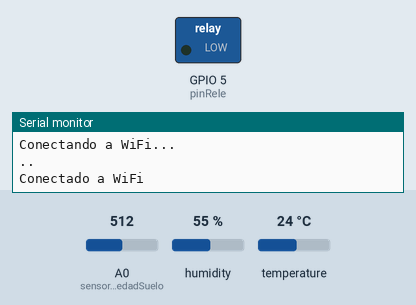
Recording of a sketch running on a simulated ESP8266 (NodeMCU). Shown: switched loads named in the sketch (green lamp = pin HIGH), the last lines printed to the serial monitor. The test bench sets the inputs (shaded band); at power-on: temperature 24 °C, A0 (sensorHumedadSuelo) = 512, humidity 55 %. WiFi joins after 1.5 s; servers stay silent unless stated; uploads are accepted with an empty reply.

Above: at 3.2 s.
3.3 s: temperature set to 26 °C
16.7 s: A0 (sensorHumedadSuelo) set to 111
30.7 s: A0 (sensorHumedadSuelo) set to 94
72.1 s: temperature set to 12 °C
At 81.0 s:
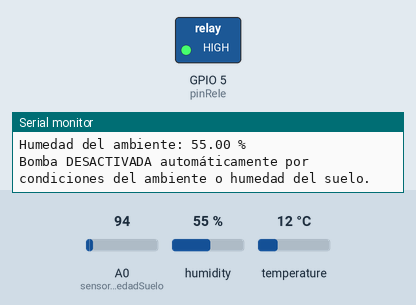
Timing chart, 0 to 82.5 s (numbered marks = the images above; inputs shaded):
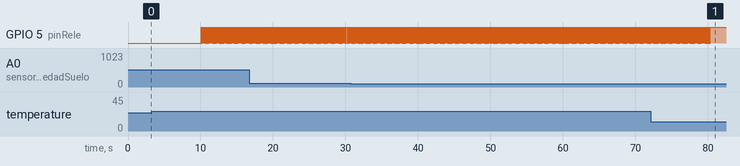

Measured:
- after the input at 3.3 s, GPIO 5 (pinRele): alternates HIGH for 0.09 s and LOW for 0.04 s, starting after 6.8 s
- after the input at 72.1 s, GPIO 5 (pinRele): goes on until 80.3 s, then stays HIGH

The sketch:

proyecto-final.ino
```cpp
#include <ESP8266WiFi.h>
#include <ESP8266HTTPClient.h>
#include <DHT.h>

// Configuración del DHT11
#define DHTPIN 2 // Pin D4 en NodeMCU
#define DHTTYPE DHT11
DHT dht(DHTPIN, DHTTYPE);

// Pines para el sensor de humedad del suelo y el relé
int sensorHumedadSuelo = A0; // Pin analógico A0
int pinRele = 5;  // Pin GPIO 5 (D1 en NodeMCU) para el relé

// Datos de la red Wi-Fi
const char* ssid = "CLARO1_6D6CBD";     // Cambia por el nombre de tu red WiFi
const char* password = "42161OESzc";   // Cambia por tu contraseña WiFi

// URL del endpoint PHP
const char* serverName = "http://35.172.116.139/api/sensor";

// Umbrales para el control de los sensores
int umbralHumedadSueloBajo = 400;  // Suelo seco (activar bomba)
int umbralHumedadSueloAlto = 550;  // Suelo suficientemente húmedo (desactivar bomba)
int umbralTemperaturaAlta = 25;    // Temperatura alta (activar bomba)
int umbralTemperaturaBaja = 18;    // Temperatura baja (desactivar bomba)
int umbralHumedadAmbienteBaja = 30;  // Humedad ambiente baja (activar bomba)
int umbralHumedadAmbienteAlta = 70;  // Humedad ambiente alta (desactivar bomba)

// Variables para los datos de los sensores
int valorHumedadSuelo;
float temperatura;
float humedadAmbiente;

// Variables de temporización
unsigned long tiempoUltimaLectura = 0;
unsigned long tiempoUltimoEnvio = 0;
unsigned long tiempoBombaActivada = 0;
const unsigned long intervaloLectura = 10000;  // 30 segundos
const unsigned long intervaloEnvio = 30000;    // 30 segundos
const unsigned long duracionBombaActiva = 60000;  // La bomba se activa por 30 segundos

// Bandera para indicar si la bomba está activa
bool bombaEncendida = false;

// Función para conectarse a la red WiFi
void conectarWiFi() {
  WiFi.begin(ssid, password);
  Serial.println("Conectando a WiFi...");

  while (WiFi.status() != WL_CONNECTED) {
    delay(1000);
    Serial.print(".");
  }
  Serial.println("\nConectado a WiFi");
}

// Función para leer los sensores
void leerSensores() {
  // Leer humedad del suelo (YL-69)
  valorHumedadSuelo = analogRead(sensorHumedadSuelo);

  // Leer temperatura y humedad del ambiente (DHT11)
  temperatura = dht.readTemperature();
  humedadAmbiente = dht.readHumidity();

  // Imprimir los valores en el monitor serial
  Serial.print("Humedad del suelo: ");
  Serial.println(valorHumedadSuelo);

  Serial.print(F("%  Temperatura: "));
  Serial.print(temperatura);
  Serial.println(F("°C"));

  Serial.print("Humedad del ambiente: ");
  Serial.print(humedadAmbiente);
  Serial.println(" %");
}

// Separar las condiciones de cada sensor para activar la bomba
void controlarBomba() {
  // Verificar si la bomba ya ha estado activa por más tiempo del permitido
  if (bombaEncendida && ( valorHumedadSuelo < 550 )) {
    digitalWrite(pinRele, HIGH);
    bombaEncendida = false;
    Serial.println("Bomba DESACTIVADA automáticamente por condiciones del ambiente o humedad del suelo.");
  }

  // Evaluar si el sensor de humedad del suelo requiere activar la bomba
  if (!bombaEncendida && valorHumedadSuelo >= 550) {
    digitalWrite(pinRele, LOW);
    bombaEncendida = true;
    Serial.println("Bomba ACTIVADA por humedad del suelo.");
  }

  // Evaluar si el sensor de temperatura ambiente requiere activar la bomba
  if (!bombaEncendida && temperatura >= 25) {
    digitalWrite(pinRele, LOW);
    bombaEncendida = true;
    Serial.println("Bomba ACTIVADA por temperatura alta.");
  }

}

// Función para enviar datos al servidor en formato JSON
void enviarDatos() {
  if(WiFi.status() == WL_CONNECTED) {
    HTTPClient http;
    WiFiClient client;

    // Comenzar la solicitud HTTP con WiFiClient y la URL
    http.begin(client, serverName);  // Cambiar la línea obsoleta

    http.addHeader("Content-Type", "application/json");  // Tipo de contenido JSON

    // Crear la estructura JSON con los nombres correctos
    String jsonData = "{\"humedadSuelo\":" + String(valorHumedadSuelo) +
                      ", \"temperatura\":" + String(temperatura, 1) +   // 1 decimal para la temperatura
                      ", \"humedadAmbiente\":" + String(humedadAmbiente, 1) +
                      ", \"bombaActivada\":" + String(digitalRead(pinRele) == HIGH ? "true" : "false") + "}";

    // Enviar solicitud POST con el JSON
    int httpResponseCode = http.POST(jsonData);

    // Imprimir la respuesta del servidor
    if (httpResponseCode > 0) {
      String response = http.getString();
      Serial.println("Respuesta del servidor: " + response);
    } else {
      Serial.println("Error en la solicitud POST");
    }

    // Finalizar la conexión HTTP
    http.end();
  } else {
    Serial.println("Error en la conexión WiFi");
  }
}

void setup() {
  // Iniciar comunicación serial
  Serial.begin(9600);
  // Iniciar el sensor DHT11
  dht.begin();
  // Definir el pin del relé como salida
  pinMode(pinRele, OUTPUT);
  // Inicialmente la bomba está apagada
  digitalWrite(pinRele, LOW);
  // Conectar a la red WiFi
  conectarWiFi();
}

void loop() {
  unsigned long tiempoActual = millis();
  if(tiempoActual - tiempoUltimaLectura >= intervaloLectura){
    leerSensores();
    tiempoUltimaLectura = tiempoActual;
  }
  controlarBomba();
  // Verificar si es tiempo de enviar datos (cada 30 segundos)
  if (tiempoActual - tiempoUltimoEnvio >= intervaloEnvio) {
    enviarDatos();
    tiempoUltimoEnvio = tiempoActual;  // Actualizar tiempo de último envío
  }
}
```
